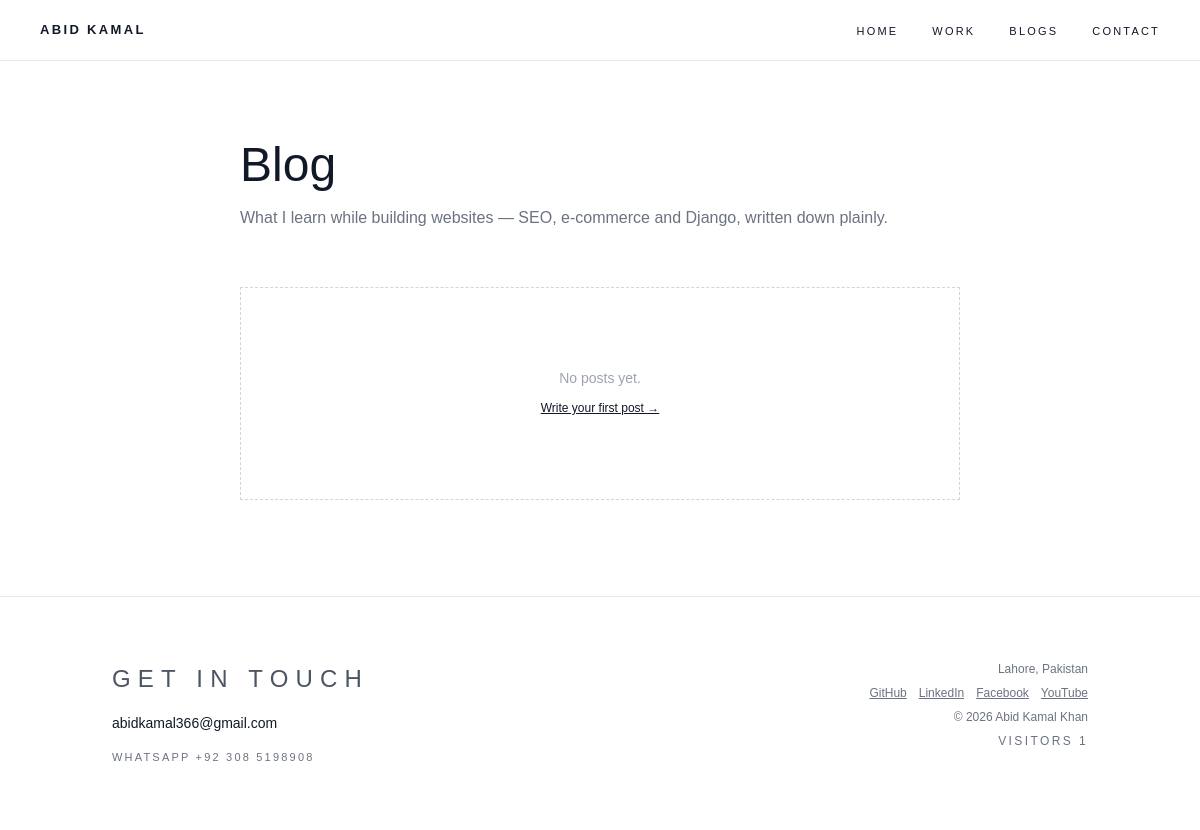
The app's page /blogs/ with its own data.
### core/models.py (models this page shows, shortened)
class HeaderNav(models.Model):
    title = models.CharField(max_length=50)
    url = models.CharField(max_length=200)
    order = models.IntegerField(default=0)
    is_active = models.BooleanField(default=True)
    class Meta:
        ordering = ['order']

class Profile(models.Model):
    name = models.CharField(max_length=100)
    role = models.CharField(max_length=150, default="Python & Django Web Developer")
    location = models.CharField(max_length=100, default="Lahore, Pakistan")
    email = models.EmailField()
    whatsapp = models.CharField(
        max_length=30,
        blank=True,
        help_text="Shown in the footer with a WhatsApp link, e.g. +92 308 5198908",
    )
    bio = models.TextField(help_text="2-3 short paragraphs. Plain text.")
    avatar = models.ImageField(upload_to='profile/', blank=True, null=True)
    github = models.URLField(blank=True)
    linkedin = models.URLField(blank=True)
    facebook = models.URLField(blank=True)
    youtube = models.URLField(blank=True)
    instagram = models.URLField(blank=True)
    is_active = models.BooleanField(default=True)
    class Meta:
        verbose_name = "Profile"
        verbose_name_plural = "Profile"
    @property
    def whatsapp_link(self):
        number = ''.join(ch for ch in self.whatsapp if ch.isdigit())
        return f"https://wa.me/{number}" if number else ''

### core/views.py (the view)
# urls.py: path('blogs/', views.blog, name='blogs'),
def blog(request):
    return render(request, 'core/blog.html', {
        'posts': Post.objects.filter(is_published=True),
    })

### core/context_processors.py (called while the page is built)
def profile(request):
    try:
        prof = Profile.objects.filter(is_active=True).last()
    except (OperationalError, ProgrammingError):
        prof = None
    return {
        'profile': prof,
        'nav_name': prof.name.upper() if prof else 'PORTFOLIO',
    }

def hit_count(request):
    try:
        total = HitCount.objects.filter(path='total').values_list('count', flat=True).first() or 0
    except (OperationalError, ProgrammingError):
        total = 0
    return {'hit_count': total}

def header_navs(request):
    navs = HeaderNav.objects.filter(is_active=True).order_by('order')
    return {'header_navs': navs}

### core/templates/core/blog.html (shortened to what this page needs)
{% extends "core/base.html" %}
{% block content %}
  <section aria-labelledby="blog-title" class="max-w-3xl mx-auto px-4 sm:px-6 pt-12 sm:pt-20 pb-20 sm:pb-24">
    <h1 id="blog-title" class="text-3xl sm:text-4xl md:text-5xl font-light" data-reveal>Blog</h1>
    <p class="mt-4 text-gray-500 leading-relaxed" data-reveal style="--d: 90ms">
      What I learn while building websites — SEO, e-commerce and Django, written down plainly.
    </p>
    <div class="mt-10 sm:mt-14 divide-y divide-gray-200">
      {% for post in posts %}
        <article class="py-8 first:pt-0" data-reveal>
          <p class="text-[10px] tracking-[0.2em] text-gray-400">{{ post.published_at|date:"d M Y"|upper }}</p>
          <h2 class="mt-2 text-xl sm:text-2xl font-light break-words">
            <a href="{{ post.get_absolute_url }}" class="link-underline">{{ post.title }}</a>
          </h2>
          {% if post.excerpt %}
            <p class="mt-3 text-sm text-gray-500 leading-relaxed break-words">{{ post.excerpt }}</p>
          {% endif %}
          <a href="{{ post.get_absolute_url }}" class="mt-4 inline-block text-xs border-b border-gray-900 pb-0.5 arrow-move">Read more <span>→</span></a>
        </article>
      {% empty %}
        <div class="border border-dashed border-gray-300 py-20 text-center">
          <p class="text-sm text-gray-400">No posts yet.</p>
          <a href="/admin/core/post/add/" class="mt-3 inline-block text-xs underline">Write your first post →</a>
        </div>
      {% endfor %}
    </div>
  </section>
{% endblock %}

### core/templates/core/base.html (shortened to what this page needs)
{% load static %}
<!DOCTYPE html>
<html lang="en">
<head>
  <script src="https://cdn.tailwindcss.com"></script>
  <link rel="stylesheet" href="{% static 'css/navbar.css' %}">
</head>
<body class="bg-white text-gray-900 page-enter">
  <header class="border-b border-gray-200">
    <a class="logo" href="{% url 'home' %}" aria-label="{{ profile.name|default:'Abid Kamal' }} — home">Abid Kamal</a>
    <nav id="primary-nav" class="primary-nav">
      <ul>
        {% for nav in header_navs %}
        <li><a href="{{ nav.url }}">{{ nav.title }}</a></li>
        {% endfor %}
      </ul>
    </nav>
  </header>
  <main>
    {% block content %}{% endblock %}
  </main>
  <footer class="border-t border-gray-200">
    <div
      class="max-w-5xl mx-auto px-4 sm:px-6 py-12 sm:py-16 flex flex-col md:flex-row md:justify-between gap-8 md:gap-6">
      <div class="min-w-0">
        <h2 class="text-[24px] tracking-[0.3em] text-gray-600">GET IN TOUCH</h2>
        {% if profile %}
        <a href="mailto:{{ profile.email }}" class="mt-3 inline-block text-base sm:text-xl font-light break-all">
          {{ profile.email }}
        </a>
        {% if profile.whatsapp %}
        <a href="{{ profile.whatsapp_link }}" rel="noopener" target="_blank"
          class="mt-3 block text-[11px] tracking-[0.2em] text-gray-500 link-underline">
          WHATSAPP {{ profile.whatsapp }}
        </a>
        {% endif %}
        {% else %}
        <p class="mt-3 text-sm text-gray-400">Add your profile in /admin/</p>
        {% endif %}
      </div>
      <div class="text-xs text-gray-500 md:text-right space-y-2">
        <p>{{ profile.location|default:"Lahore, Pakistan" }}</p>
        <p class="flex gap-3 md:justify-end">
          {% if profile and profile.github %}<a href="{{ profile.github }}" rel="noopener"
            class="underline">GitHub</a>{% endif %}
          {% if profile and profile.linkedin %}<a href="{{ profile.linkedin }}" rel="noopener"
            class="underline">LinkedIn</a>{% endif %}
          {% if profile and profile.facebook %}<a href="{{ profile.facebook }}" rel="noopener"
            class="underline">Facebook</a>{% endif %}
          {% if profile and profile.youtube %}<a href="{{ profile.youtube }}" rel="noopener"
            class="underline">YouTube</a>{% endif %}
        </p>
        <p>© {% now "Y" %} {{ profile.name|default:"Portfolio" }}</p>
        <p class="tracking-[0.2em]">VISITORS {{ hit_count }}</p>
      </div>
    </div>
  </footer>
</body>
</html>

### core/static/css/navbar.css (style rules this page uses)
header { position:sticky;top:0;z-index:50;display:flex;align-items:center;justify-content:space-between;gap:16px;padding:16px 20px;background:#fff }
.logo { display:inline-block;font-size:13px;font-weight:700;letter-spacing:.18em;text-transform:uppercase;white-space:nowrap;text-decoration:none;color:#111827;transition:color .3s ease,letter-spacing .3s ease }
.primary-nav ul { display:flex;flex-wrap:wrap;align-items:center;gap:30px;margin:0;padding:0;list-style:none }
.primary-nav a { font-size:11px;letter-spacing:.2em;text-transform:uppercase;text-decoration:none;color:#111827;padding-bottom:2px;border-bottom:1px solid transparent;transition:border-color .3s ease,color .3s ease }
@media (min-width:640px) { header { padding:18px 40px } }
@media (min-width:640px) { .primary-nav ul { gap:34px } }

### core/templates/core/base.html (style rules this page uses)
body { font-family: Helvetica, Arial, sans-serif; }
@media (prefers-reduced-motion: no-preference) { html { scroll-behavior: smooth; } }
@media (prefers-reduced-motion: no-preference) { .page-enter { animation: pageIn .5s ease both; } }
@media (prefers-reduced-motion: no-preference) { html.js [data-reveal] { opacity: 0; transform: translateY(26px); transition: opacity .8s cubic-bezier(.2, .6, .2, 1), transform .8s cubic-bezier(.2, .6, .2, 1); transition-delay: var(--d, 0ms); } }
@media (prefers-reduced-motion: no-preference) { html.js [data-reveal].is-visible { opacity: 1; transform: none; } }
@media (prefers-reduced-motion: no-preference) { .link-underline { position: relative; } }
@media (prefers-reduced-motion: no-preference) { .link-underline::after { content: ""; position: absolute; left: 0; bottom: -3px; width: 100%; height: 1px; background: currentColor; transform: scaleX(0); transform-origin: right; transition: transform .35s ease; } }
@media (prefers-reduced-motion: no-preference) { .sm\:text-xl { font-size: 14px !important; } }

### records on screen
HeaderNav: title "HOME"
HeaderNav: title "WORK"
HeaderNav: title "BLOGS"
HeaderNav: title "CONTACT"
Profile: email "abidkamal366@gmail.com", whatsapp "+92 308 5198908", location "Lahore, Pakistan", name "Abid Kamal Khan"

### other values on screen
{{ hit_count }} "1"
